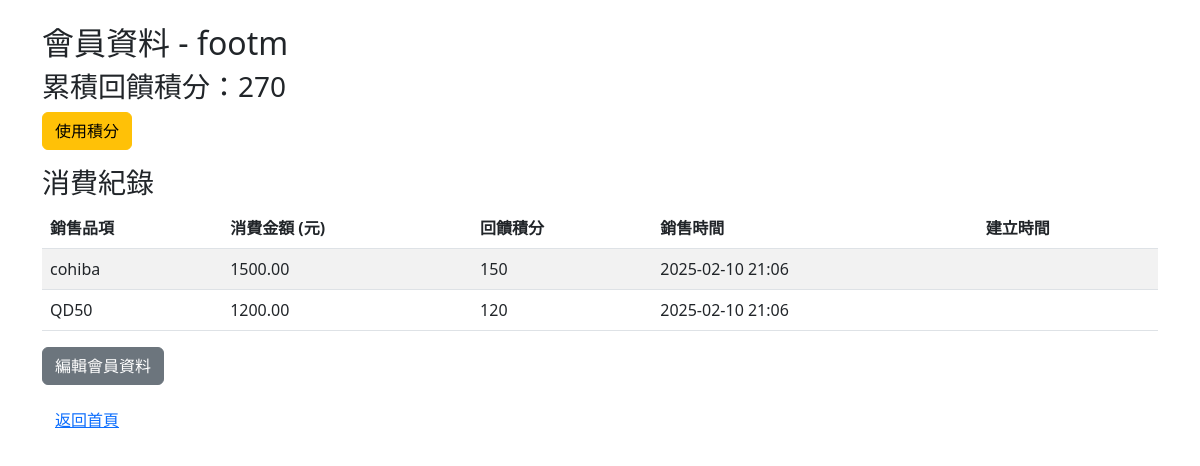
Screenshot of /members/profile/ (signed in) with the database file from the repository.
### members/models.py (models this page shows, shortened)
class ConsumptionRecord(models.Model):
    user = models.ForeignKey(
        User,
        on_delete=models.CASCADE,
        related_name='consumption_records'
    )
    amount = models.DecimalField(max_digits=10, decimal_places=2, help_text="消費金額")
    sold_item = models.CharField(max_length=200, help_text="銷售品項")
    sales_time = models.DateTimeField(default=timezone.now, help_text="銷售時間")
    reward_points = models.IntegerField(default=0, help_text="回饋積分")

### members/views.py (the view)
# urls.py: path('profile/', views.profile_view, name='profile'),
@login_required
def profile_view(request):
    records = request.user.consumption_records.all().order_by('-sales_time')  # **與 Sheet9 相同排序**
    total_points = records.aggregate(total=Sum('reward_points'))['total'] or 0
    return render(request, 'members/profile.html', {
        'records': records,
        'total_points': total_points
    })

### members/templates/members/profile.html (shortened to what this page needs)
{% extends "base.html" %}
{% block content %}
  <h2>會員資料 - {{ request.user.username }}</h2>
  <h3>累積回饋積分：{{ total_points }}</h3>
  <p>
      <a href="{% url 'redeem_points' %}" class="btn btn-warning">使用積分</a>
  </p>
  <h3>消費紀錄</h3>
  <table class="table table-striped">
      <thead>
          <tr>
              <th>銷售品項</th>
              <th>消費金額 (元)</th>
              <th>回饋積分</th>
              <th>銷售時間</th>
              <th>建立時間</th>
          </tr>
      </thead>
      <tbody>
          {% for record in records %}
          <tr>
              <td>{{ record.sold_item }}</td>
              <td>{{ record.amount }}</td>
              <td>{{ record.reward_points }}</td>
              <td>{{ record.sales_time|date:"Y-m-d H:i" }}</td>
              <td>{{ record.created_at|date:"Y-m-d H:i" }}</td>
          </tr>
          {% empty %}
          <tr>
              <td colspan="5">目前無消費紀錄</td>
          </tr>
          {% endfor %}
      </tbody>
  </table>
  <p>
      <a href="{% url 'profile_edit' %}" class="btn btn-secondary">編輯會員資料</a>
  </p>
  <p><a href="{% url 'home' %}" class="btn btn-link">返回首頁</a></p>
{% endblock %}

### members/templates/base.html (shortened to what this page needs)
<!DOCTYPE html>
<html>
<head>
    <link rel="stylesheet" href="https://cdn.jsdelivr.net/npm/bootstrap@5.3.0/dist/css/bootstrap.min.css">
</head>
<body class="container mt-4">
    {% block content %}
    {% endblock %}
</body>
</html>

### rows the page displays
ConsumptionRecord: sold_item "cohiba", amount "1500.00", reward_points "150", sales_time "2025-02-10 21:06"
ConsumptionRecord: sold_item "QD50", amount "1200.00", reward_points "120", sales_time "2025-02-10 21:06"

### other values shown
{{ request.user.username }} "footm"
{{ total_points }} "270"
